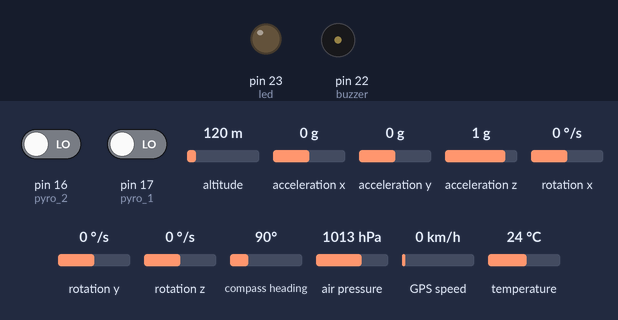
This sketch was run on a simulated Arduino Mega 2560, built with avr-gcc and run on an emulated ATmega2560. Parts: output pins drawn as LEDs (lit = HIGH), buzzer (waves = sounding, pin HIGH). Dashed ring = blinking. The test bench sets the inputs (shaded band); at power-on: pin 16 (pyro_2) LOW, pin 17 (pyro_1) LOW, altitude 120 m, acceleration x 0 g, acceleration y 0 g, acceleration z 1 g, rotation x 0 °/s, rotation y 0 °/s, rotation z 0 °/s, compass heading 90°, air pressure 1013 hPa, GPS speed 0 km/h, temperature 24 °C. The GPS gets a fix after 3 s at 37.7749, -122.4194 with 8 satellites; no radio packets arrive unless stated.

Above: at 5.11 s.
At 7.89 s:
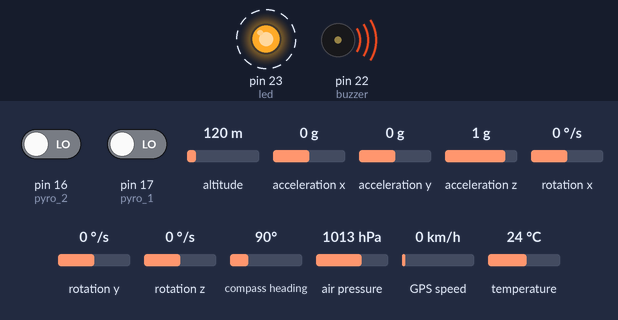
Timing chart, 0 to 8.2 s (numbered marks = the images above):
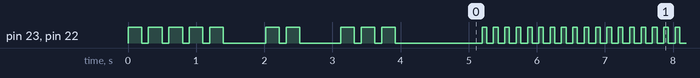

Measured:
- by itself, pin 23 (led), pin 22 (buzzer): HIGH → LOW at 0.20 s, → HIGH 0.10 s later, → LOW 0.20 s later, → HIGH 0.10 s later, … (1510 changes in this stretch)

The sketch:

communication-Com.ino
```cpp
#include <SoftwareSerial.h>
#include <TinyGPS.h>
#include <SPI.h>
#include <LoRa.h>
#include <Wire.h>
#include <Adafruit_MPU6050.h>
#include <Adafruit_BME280.h>
#include <Adafruit_Sensor.h>
#define SEALEVELPRESSURE_HPA (1013.25)
Adafruit_MPU6050 mpu;
Adafruit_BME280 bme;

TinyGPS gps;
SoftwareSerial ss(0, 1);


int counter = 0;
int buzzer = 22;
int led = 23;
float altt = 0;
float _alt = 0;
int pyro_1 = 17;
int pyro_1_durum = 0;
int py_1 = 0;
int pyro_2 = 16;
int pyro_2_durum = 0;
int py_2 = 0;

void Durum1(void) {
  pyro_1_durum = digitalRead(pyro_1);
  if (pyro_1_durum == HIGH)
    py_1 = 1;
}

void Durum2(void) {
  pyro_2_durum = digitalRead(pyro_2);
  if (pyro_2_durum == HIGH)
    py_2 = 1;
}

void setup() {
  pinMode (led, OUTPUT);
  pinMode (buzzer, OUTPUT);
  pinMode (pyro_1, INPUT);
  pinMode (pyro_2, INPUT);

  for (int i = 0; i < 5; i++) {
    digitalWrite(led, HIGH);
    digitalWrite(buzzer, HIGH);
    delay(200);
    digitalWrite(led, LOW);
    digitalWrite(buzzer, LOW);
    delay(100);
  }
  delay(500);
  ss.begin(9600);
  if (!LoRa.begin(433E6)) {
    Serial.println("Starting LoRa failed!");
    digitalWrite(buzzer, HIGH);
    while (1);
  }
  for (int i = 0; i < 2; i++) {
    digitalWrite(led, HIGH);
    digitalWrite(buzzer, HIGH);
    delay(200);
    digitalWrite(led, LOW);
    digitalWrite(buzzer, LOW);
    delay(100);
  }
  delay(500);

  if (!mpu.begin()) {
    Serial.println("Failed to find MPU6050 chip");
    digitalWrite(buzzer, HIGH);
    while (1) {
      delay(10);
    }
  }
  for (int i = 0; i < 3; i++) {
    digitalWrite(led, HIGH);
    digitalWrite(buzzer, HIGH);
    delay(200);
    digitalWrite(led, LOW);
    digitalWrite(buzzer, LOW);
    delay(100);
  }
  unsigned status;
  status = bme.begin();
  if (!status) {
    digitalWrite(buzzer, HIGH);
    while (1) delay(10);
  }
  mpu.setAccelerometerRange(MPU6050_RANGE_8_G);
  mpu.setGyroRange(MPU6050_RANGE_500_DEG);
  mpu.setFilterBandwidth(MPU6050_BAND_21_HZ);
  for ( int i = 0; i < 5; i++) {
    _alt = bme.readAltitude(SEALEVELPRESSURE_HPA);
    delay(100);
  }
  delay(500);
}

void loop() {
  float flat, flon;
  unsigned long age;
  uint8_t sat = gps.satellites();
  float alt = gps.f_altitude();
  float spd = gps.f_speed_kmph();
  int dgr = gps.f_course();
  gps.f_get_position(&flat, &flon, &age);
  sensors_event_t a, g, temp;
  mpu.getEvent(&a, &g, &temp);
  altt = bme.readAltitude(SEALEVELPRESSURE_HPA) - _alt;
  Durum1();
  Durum2();
  LoRa.beginPacket();
  LoRa.print(counter);
  LoRa.print("/");
  LoRa.print(sat);
  LoRa.print("/");
  LoRa.print(flat, 6);
  LoRa.print("/");
  LoRa.print(flon, 6);
  LoRa.print("/");
  LoRa.print(spd);
  LoRa.print("/");
  LoRa.print(alt);
  LoRa.print("/");
  LoRa.print(altt);
  LoRa.print("/");
  LoRa.print(a.acceleration.x);
  LoRa.print("/");
  LoRa.print(a.acceleration.y);
  LoRa.print("/");
  LoRa.print(py_1);
  LoRa.print("/");
  LoRa.print(py_2);
  LoRa.endPacket();
  counter++;
  digitalWrite(led, LOW);
  digitalWrite(buzzer, LOW);
  smartdelay(100);
  digitalWrite(led, HIGH);
  digitalWrite(buzzer, HIGH);
}

static void smartdelay(unsigned long ms)
{
  unsigned long start = millis();
  do
  {
    while (ss.available())
      gps.encode(ss.read());
  } while (millis() - start < ms);
}
```
